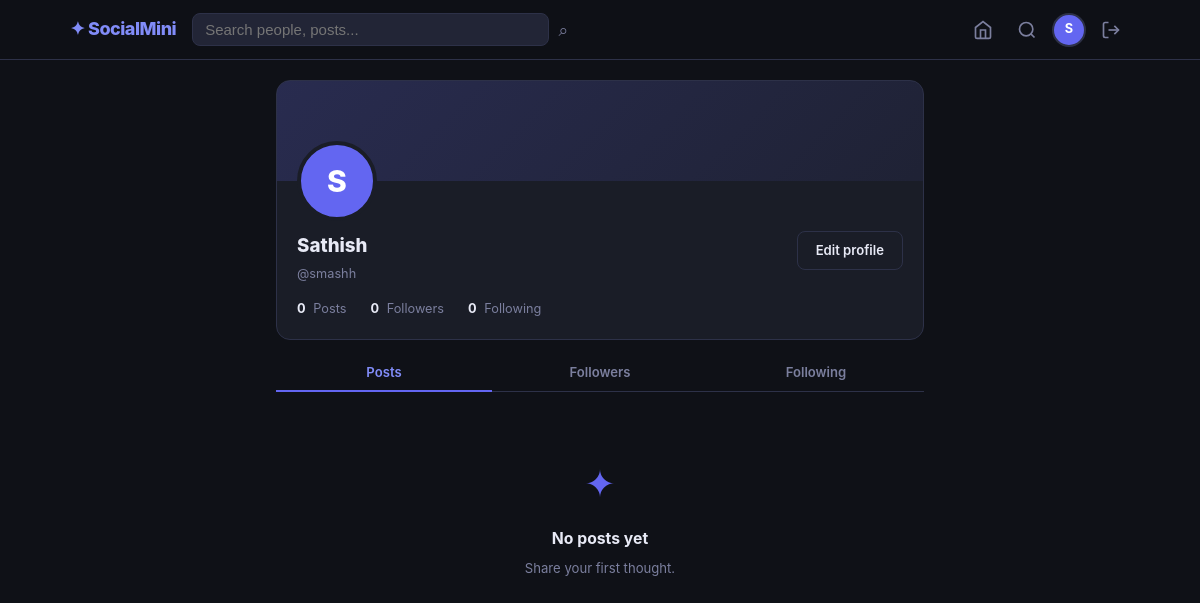
The app's page /profile/smashh/ (signed in) with its own data.
### core/models.py (models this page shows, shortened)
class Profile(models.Model):
    user = models.OneToOneField(User, on_delete=models.CASCADE, related_name='profile')
    bio = models.TextField(blank=True, max_length=300)
    avatar_color = models.CharField(max_length=7, default='#6366f1')  # hex color for avatar
    avatar = models.ImageField(upload_to='avatars/', blank=True, null=True)
    website = models.URLField(blank=True)
    created_at = models.DateTimeField(default=timezone.now)
    def get_followers_count(self):
        return Follow.objects.filter(following=self.user).count()
    def get_following_count(self):
        return Follow.objects.filter(follower=self.user).count()
    def get_posts_count(self):
        return Post.objects.filter(author=self.user).count()

### core/views.py (the view)
# urls.py: path('profile/<str:username>/', views.profile_view, name='profile'),
@login_required
def profile_view(request, username):
    user = get_object_or_404(User, username=username)
    profile = get_or_create_profile(user)
    posts = Post.objects.filter(author=user).select_related('author__profile')
    is_following = Follow.objects.filter(follower=request.user, following=user).exists()
    liked_post_ids = set(Like.objects.filter(user=request.user).values_list('post_id', flat=True))
    followers = Follow.objects.filter(following=user).select_related('follower', 'follower__profile')
    following = Follow.objects.filter(follower=user).select_related('following', 'following__profile')
    return render(request, 'core/profile.html', {
        'profile_user': user,
        'profile': profile,
        'posts': posts,
        'is_following': is_following,
        'liked_post_ids': liked_post_ids,
        'followers': followers,
        'following_list': following,
    })

### core/views.py (called while the page is built)
def get_or_create_profile(user):
    profile, _ = Profile.objects.get_or_create(user=user)
    return profile

### core/templates/core/profile.html (shortened to what this page needs)
{% extends 'core/base.html' %}
{% block content %}
<div class="profile-layout">
  <div class="card profile-header">
    <div class="profile-cover" style="background: linear-gradient(135deg, {{ profile.avatar_color|default:'#6366f1' }}33, {{ profile.avatar_color|default:'#6366f1' }}11);"></div>
    <div class="profile-header-body">
      <div class="profile-avatar-wrap">
        {% if profile.avatar %}
           <img src="{{ profile.avatar.url }}" class="avatar-xl" style="object-fit:cover;" />
        {% else %}
           <div class="avatar-xl" style="background:{{ profile.avatar_color|default:'#6366f1' }}">
             {{ profile_user.username|first|upper }}
           </div>
        {% endif %}
      </div>
      <div class="profile-info">
        <div class="profile-name-row">
          <div>
            <h2>{{ profile_user.get_full_name|default:profile_user.username }}</h2>
            <span class="muted">@{{ profile_user.username }}</span>
          </div>
          <div class="profile-actions">
            {% if profile_user == request.user %}
              <a href="{% url 'edit_profile' %}" class="btn btn-outline">Edit profile</a>
            {% else %}
              <button class="btn follow-btn {% if is_following %}btn-following{% else %}btn-primary{% endif %}"
                      data-username="{{ profile_user.username }}"
                      data-following="{{ is_following|lower }}">
                {% if is_following %}Following{% else %}Follow{% endif %}
              </button>
            {% endif %}
          </div>
        </div>
        <div class="profile-stats">
          <div><strong>{{ profile.get_posts_count }}</strong> <span>Posts</span></div>
          <div id="followers-count"><strong>{{ profile.get_followers_count }}</strong> <span>Followers</span></div>
          <div><strong>{{ profile.get_following_count }}</strong> <span>Following</span></div>
        </div>
      </div>
    </div>
  </div>
  <div class="profile-tabs">
    <button class="tab-btn active" data-tab="posts">Posts</button>
    <button class="tab-btn" data-tab="followers">Followers</button>
    <button class="tab-btn" data-tab="following">Following</button>
  </div>
  <div class="tab-content active" id="tab-posts">
    {% if posts %}
      {% for post in posts %}
        {% include 'core/_post_card.html' %}
      {% endfor %}
    {% else %}
      <div class="empty-state">
        <div class="empty-icon">✦</div>
        <h3>No posts yet</h3>
        {% if profile_user == request.user %}<p>Share your first thought.</p>{% endif %}
      </div>
    {% endif %}
  </div>
</div>
{% endblock %}

### core/templates/core/base.html (shortened to what this page needs)
<!DOCTYPE html>
<html lang="en">
<head>
  {% load static %}
  <link rel="stylesheet" href="{% static 'core/css/main.css' %}" />
</head>
<body>
  {% if user.is_authenticated %}
  <nav class="navbar">
    <div class="nav-inner">
      <a href="{% url 'feed' %}" class="nav-logo">✦ SocialMini</a>
      <div class="nav-search">
        <form action="{% url 'search' %}" method="get">
          <input type="text" name="q" placeholder="Search people, posts..." value="{{ request.GET.q }}" />
          <button type="submit">⌕</button>
        </form>
      </div>
      <div class="nav-links">
        <a href="{% url 'feed' %}" class="nav-icon {% if request.resolver_match.url_name == 'feed' %}active{% endif %}" title="Home">
          <svg viewBox="0 0 24 24" fill="none" stroke="currentColor" stroke-width="2"><path d="M3 9l9-7 9 7v11a2 2 0 01-2 2H5a2 2 0 01-2-2z"/><polyline points="9,22 9,12 15,12 15,22"/></svg>
        </a>
        <a href="{% url 'search' %}" class="nav-icon {% if request.resolver_match.url_name == 'search' %}active{% endif %}" title="Search">
          <svg viewBox="0 0 24 24" fill="none" stroke="currentColor" stroke-width="2"><circle cx="11" cy="11" r="8"/><line x1="21" y1="21" x2="16.65" y2="16.65"/></svg>
        </a>
        <a href="{% url 'profile' username=user.username %}" class="nav-avatar" title="{{ user.username }}">
          {% if user.profile.avatar %}
             <img src="{{ user.profile.avatar.url }}" style="width:34px;height:34px;border-radius:50%;object-fit:cover;border:2px solid var(--border);" />
          {% else %}
             <span style="background:{{ user.profile.avatar_color|default:'#6366f1' }}">{{ user.username|first|upper }}</span>
          {% endif %}
        </a>
        <a href="{% url 'logout' %}" class="nav-icon" title="Sign out">
          <svg viewBox="0 0 24 24" fill="none" stroke="currentColor" stroke-width="2"><path d="M9 21H5a2 2 0 01-2-2V5a2 2 0 012-2h4"/><polyline points="16 17 21 12 16 7"/><line x1="21" y1="12" x2="9" y2="12"/></svg>
        </a>
      </div>
    </div>
  </nav>
  {% endif %}
  <main class="main-content {% if not user.is_authenticated %}auth-page{% endif %}">
    {% block content %}{% endblock %}
  </main>
</body>
</html>

### core/static/core/css/main.css (style rules this page uses)
:root { --bg: #0f1117; --surface: #1a1d27; --surface-2: #222536; --border: #2d3148; --accent: #6366f1; --accent-light: #818cf8; --accent-glow: rgba(99,102,241,.15); --text: #e8eaf6; --muted: #7b7f9e; --danger: #f87171; --success: #34d399; --font: 'Inter', system-ui, -apple-system, sans-serif; --radius: 14px; --radius-sm: 8px; --shadow: 0 4px 24px rgba(0,0,0,.35); --nav-h: 60px; }
*, *::before, *::after { box-sizing: border-box; margin: 0; padding: 0; }
html { font-size: 15px; }
body { font-family: var(--font); background: var(--bg); color: var(--text); min-height: 100vh; line-height: 1.6; }
a { color: inherit; text-decoration: none; }
button { cursor: pointer; font-family: inherit; }
input, textarea, button { font-size: inherit; }
.navbar { position: fixed; top: 0; left: 0; right: 0; z-index: 100; background: rgba(15,17,23,.88); backdrop-filter: blur(14px); border-bottom: 1px solid var(--border); height: var(--nav-h); }
.nav-inner { max-width: 1100px; margin: 0 auto; padding: 0 20px; height: 100%; display: flex; align-items: center; gap: 16px; }
.nav-logo { font-size: 1.2rem; font-weight: 800; color: var(--accent-light); letter-spacing: -.5px; white-space: nowrap; }
.nav-links { display: flex; align-items: center; gap: 6px; margin-left: auto; }
.nav-avatar span { width: 34px; height: 34px; border-radius: 50%; display: flex; align-items: center; justify-content: center; font-weight: 700; font-size: .85rem; color: #fff; border: 2px solid var(--border); transition: border-color .2s; }
.main-content { padding-top: calc(var(--nav-h) + 20px); min-height: 100vh; }
.card { background: var(--surface); border: 1px solid var(--border); border-radius: var(--radius); padding: 18px; transition: border-color .2s; }
.avatar-xl, .avatar-lg, .avatar-sm, .avatar-xs { border-radius: 50%; display: flex; align-items: center; justify-content: center; font-weight: 800; color: #fff; flex-shrink: 0; }
.avatar-xl { width: 80px; height: 80px; font-size: 2rem; }
.btn { display: inline-flex; align-items: center; gap: 6px; padding: 8px 18px; border-radius: var(--radius-sm); border: none; font-weight: 600; font-size: .875rem; transition: all .18s; cursor: pointer; }
.profile-layout { max-width: 680px; margin: 0 auto; padding: 0 16px 60px; display: flex; flex-direction: column; gap: 14px; }
.profile-header { padding: 0; overflow: hidden; }
.profile-cover { height: 100px; }
.profile-header-body { padding: 0 20px 20px; }
.profile-tabs { display: flex; gap: 0; border-bottom: 1px solid var(--border); }
.muted { color: var(--muted); }
.profile-actions { display: flex; gap: 8px; flex-shrink: 0; }

### records on screen
Profile: get_posts_count "0", get_followers_count "0", get_following_count "0"

### other values on screen
{{ user.username|first|upper }} "S"
{{ profile_user.username|first|upper }} "S"
{{ profile_user.get_full_name|default:profile_user.username }} "Sathish"
{{ profile_user.username }} "smashh"
